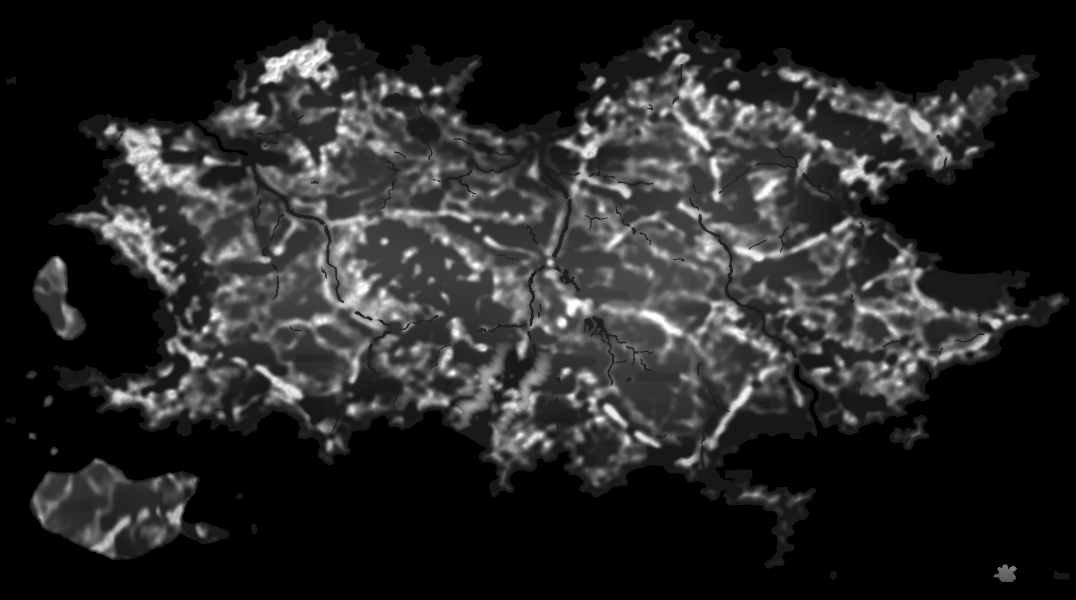
#> input picture flight/silvermoon_heightmap.png, 2152 x 1200 px (shown at 1/2 size)
$ python build_starpoints.py silvermoon_heightmap.png
#> lines starting #> are read from the running program, lines starting #| are printed output that depends on the picture; after the words box and inside, x2 and y2 are one past the last pixel; in counts of white or black regions, pixels touching at a corner belong together
#!/usr/bin/env python3
# -*- coding: utf-8 -*-
"""
build_starpoints.py — 從地形挑出 ~40 個「地形特殊」的隱藏點，輸出 starpoints.json

  py flight/build_starpoints.py            出點位 + 預覽圖
  py flight/build_starpoints.py --n 48     改點數

⚠ 座標單位是**地圖像素**，與 SETTLEMENTS／PLACES 同一套（世界座標 = ×MAP_SCALE）。

挑法：先算五張「特殊度」分數場，各自取最強的那些，再用貪婪法加最小間距挑滿，
最後強制把獨立小島補進去（小島是天然的隱藏點，分數場不一定選得到那麼多）。
分散度靠 MIN_SEP 保證，不靠分數 —— 只照分數挑會全部擠在同一條山脈上。
"""
import json, os, sys
import numpy as np
from PIL import Image, ImageDraw
from scipy import ndimage as ndi

HERE = os.path.dirname(os.path.abspath(__file__))
HEIGHT = os.path.join(HERE, 'silvermoon_heightmap.png')
TERRAIN = os.path.join(HERE, 'silvermoon_terrain.png')
SHEET = os.path.join(HERE, 'silvermoon_sheet.png')          # 預覽底圖（可有可無）
OUT = os.path.join(HERE, 'starpoints.json')
PREVIEW = os.path.join(HERE, 'starpoints_preview.png')

# ⚠ 這兩個必須與 index.html 一致：CLOUD_H=44、PEAK_SCALE=520
CLOUD_H, PEAK_SCALE = 44, 520
SEA = CLOUD_H / PEAK_SCALE * 255
MAP_SCALE = 20

N_WANT = 40
MIN_SEP = 118          # 點與點的最小間距（地圖像素）。平均間距約 178，
                       # 取 2/3 讓它能貼著地形走又不會擠成一團。
CLEAR_PLACE = 70       # 離既有地標／城至少這麼遠（它們已經有自己的標記）

# 既有地標（index.html 的 PLACES + SETTLEMENTS），要避開
KNOWN = [(1005,600),(934,606),(1366,936),(985,858),(1000,300),(2030,590),(559,562)]


def norm(a, lo=1, hi=99):
    """把分數壓到 0..1，用百分位裁掉離群值——不裁的話單一個極端值會把整張圖壓平。"""
    a = a.astype(np.float32)
    p1, p9 = np.percentile(a, lo), np.percentile(a, hi)
    if p9 <= p1: return np.zeros_like(a)
    return np.clip((a - p1) / (p9 - p1), 0, 1)


def main():
    n_want = N_WANT
    if '--n' in sys.argv: n_want = int(sys.argv[sys.argv.index('--n') + 1])

    H = np.asarray(Image.open(HEIGHT).convert('L'), np.float32)
    C = np.asarray(Image.open(TERRAIN).convert('RGB'), np.float32)
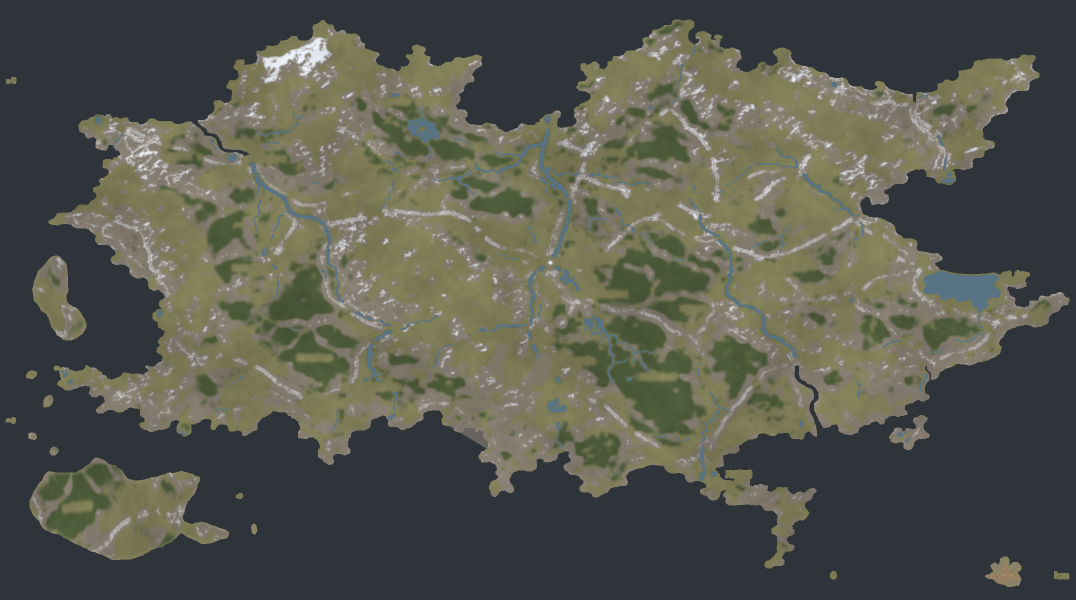
#> input picture flight/silvermoon_terrain.png, 2152 x 1200 px (shown at 1/2 size)
    mh, mw = H.shape
#> mh = 1200; mw = 2152
    land = H > SEA
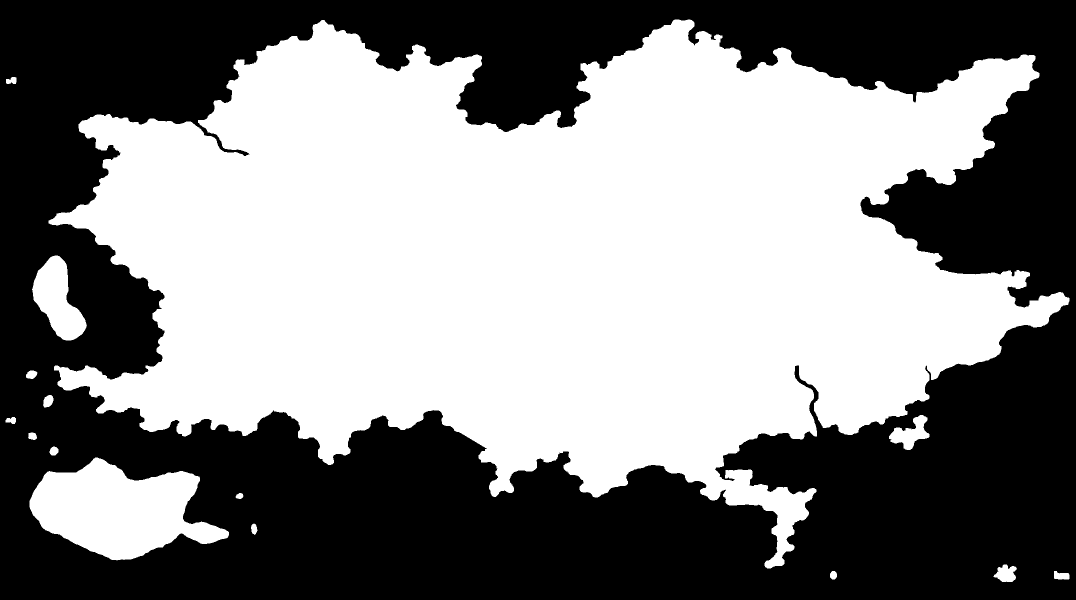
#> land: shape (1200, 2152) bool (shown at 1/2 size); 51.6% white; 1 black region, box (x1, y1, x2, y2) and area: (0, 0, 2152, 1200) 1249955
    print('地圖 %dx%d，陸地 %.1f%%' % (mw, mh, 100 * land.mean()))
#| 地圖 2152x1200，陸地 51.6%

    # ── 分數場 ────────────────────────────────────────────────────
    # ⚠ 全部只在陸地上算；海（雲海）是平的，任何梯度類的分數在岸邊都會爆掉。
    Hl = np.where(land, H, np.nan)

    # ① 起伏：15px 窗內的高差 —— 抓稜線、斷崖
    mx = ndi.maximum_filter(H, 15); mn = ndi.minimum_filter(H, 15)
    relief = norm(np.where(land, mx - mn, 0))
#> in norm, `p1, p9 = np.percentile(a, lo), np.percentile(a, hi)`: p1 = 0; p9 = 186

    # ② 孤峰：自身高度減掉半徑 40 的環最大值。正值＝這一帶最高的那一點。
    ring = ndi.maximum_filter(H, 81)
    prom = norm(np.where(land, H - ring + 1e-3, -1))
    peak = prom * norm(np.where(land, H, 0))

    # ③ 盆地／窪：反過來，被高地圍住的低點
    ring_min = ndi.minimum_filter(H, 81)
    basin = norm(np.where(land, ring_min - H + 1e-3, -1)) * relief
#> call 4 of norm, with lo = 1, hi = 99
#> in norm (call 4), `a = a.astype(np.float32)`:
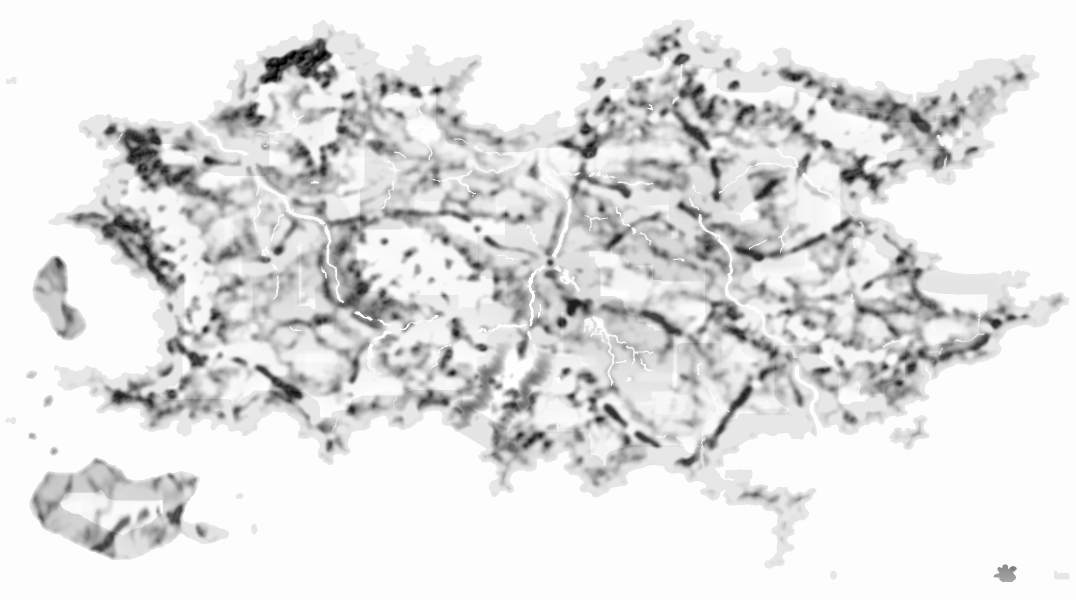
#> a: shape (1200, 2152) float32 (shown at 1/2 size); min -255, max 0.001, mean -28.59; drawn with min black and max white
#> in norm (call 4), `p1, p9 = np.percentile(a, lo), np.percentile(a, hi)`: p1 = -187; p9 = -1

    # ④ 岬角／半島：周圍陸地比例低＝伸進雲海的細長地形
    frac = ndi.uniform_filter(land.astype(np.float32), 41)
    cape = np.where(land, np.clip(1 - frac / 0.55, 0, 1), 0)

    # ⑤ 水域：河／湖（地表色偏藍）。河口與湖畔是好點位。
    R, G, B = C[:,:,0], C[:,:,1], C[:,:,2]
    water = (B > R + 14) & (B > 90) & land
#> water: shape (1200, 2152) bool; 1.4% white; 141 white regions (35 under 20 px), largest, box (x1, y1, x2, y2) and area: (1846, 542, 2002, 658) 7776, (949, 258, 1160, 398) 2900, (1397, 428, 1595, 716) 2405
    near_water = ndi.uniform_filter(water.astype(np.float32), 25)
    wet = np.clip(near_water * 6, 0, 1) * (0.4 + 0.6 * relief)

    # ⚠ 「高於雲海」不等於「內陸」。第一版的谷／水有一半挑在灰階 47~63，
    #   那是雲海上緣的平坦灘地 —— 分數算對了（周圍確實比較高、附近確實有水），
    #   但飛過去看到的是一片平地，不是特殊地形。谷與水都要壓在內陸；
    #   崖則要往**崖頂**挑，不然點會落在崖腳，鏡頭裡只剩一面牆。
    inland = np.clip((H - 70) / 60.0, 0, 1)          # 灰階 70 起算＝世界高度 143
    basin = basin * inland
    wet = wet * inland
    relief = relief * (0.45 + 0.55 * norm(np.where(land, H, 0)))

    kinds = [('峰', peak, 1.00), ('崖', relief, 0.72), ('谷', basin, 0.92),
             ('岬', cape, 0.80), ('水', wet, 0.85)]

    # ── 候選：每張分數場各取局部極大 ───────────────────────────────
    cands = []
    for name, S, w in kinds:
        S = np.where(land, S, 0)
        loc = ndi.maximum_filter(S, 45)
        pk = (S >= loc - 1e-6) & (S > 0.45)
        ys, xs = np.where(pk)
        for y, x in zip(ys, xs):
            cands.append((float(S[y, x] * w), int(x), int(y), name))
#> this loop made 5 passes
#> (name, w) on passes 1 to 5: ('峰', 1), ('崖', 0.72), ('谷', 0.92), ('岬', 0.8), ('水', 0.85)
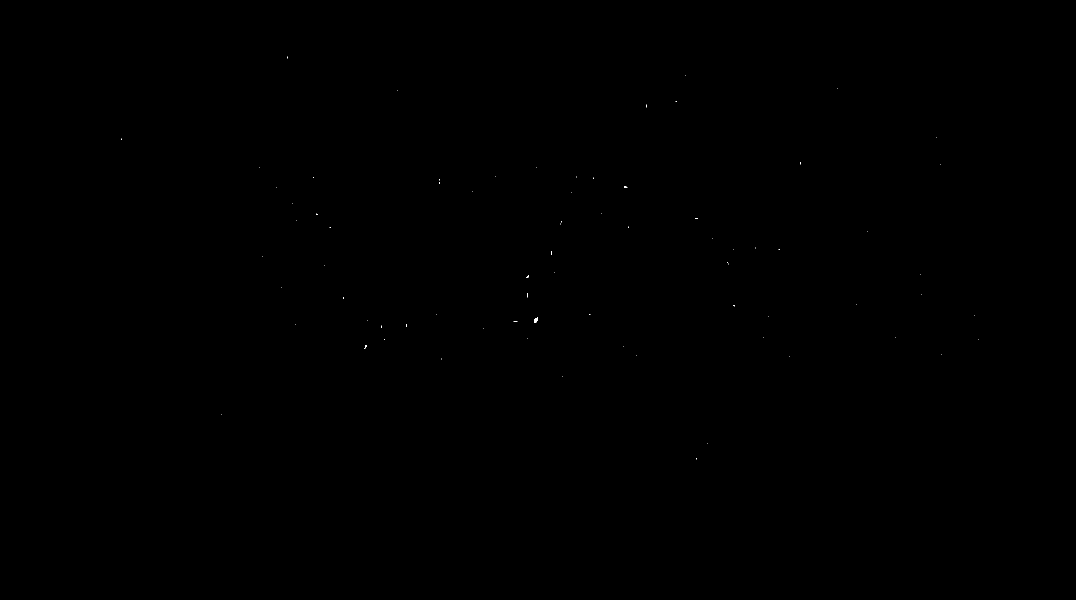
#> pk: shape (1200, 2152) bool (shown at 1/2 size); 0.01% white in thin lines or dots, all inside (x1, y1, x2, y2) = (243, 113, 1957, 919)
#> after the loop, cands = 6368 items, first 6: (0.991, 1328, 96, '峰'), (0.991, 1327, 97, '峰'), (0.991, 1328, 97, '峰'), (1, 648, 104, '峰'), (1, 649, 104, '峰'), (1, 589, 105, '峰')
    # ⚠ 不能把五類混在一起照分數排：各分數場的絕對值差很多，最密最高的那一張
    #   （起伏／崖）會把名額整碗端走 —— 實測第一版挑出 34 個全是「崖」。
    #   改成**每類各自排序、輪流取**，變化度就由挑法保證，不靠調權重。
    by_kind = {}
    for score, x, y, kind in cands:
        by_kind.setdefault(kind, []).append((score, x, y, kind))
#> this loop made 6368 passes
#> after the loop, by_kind = 5 items
    for k in by_kind: by_kind[k].sort(key=lambda t: -t[0])
#> this loop made 5 passes
#> k on passes 1 to 5: '峰', '崖', '谷', '岬', '水'
    print('候選 %d 個（%s）' % (len(cands),
          '、'.join('%s%d' % (k, len(v)) for k, v in by_kind.items())))
#| 候選 6368 個（峰2291、崖2349、谷101、岬1340、水287）

    # ── 先把獨立小島放進去（天然的隱藏點）──────────────────────────
    lab, nlab = ndi.label(land)
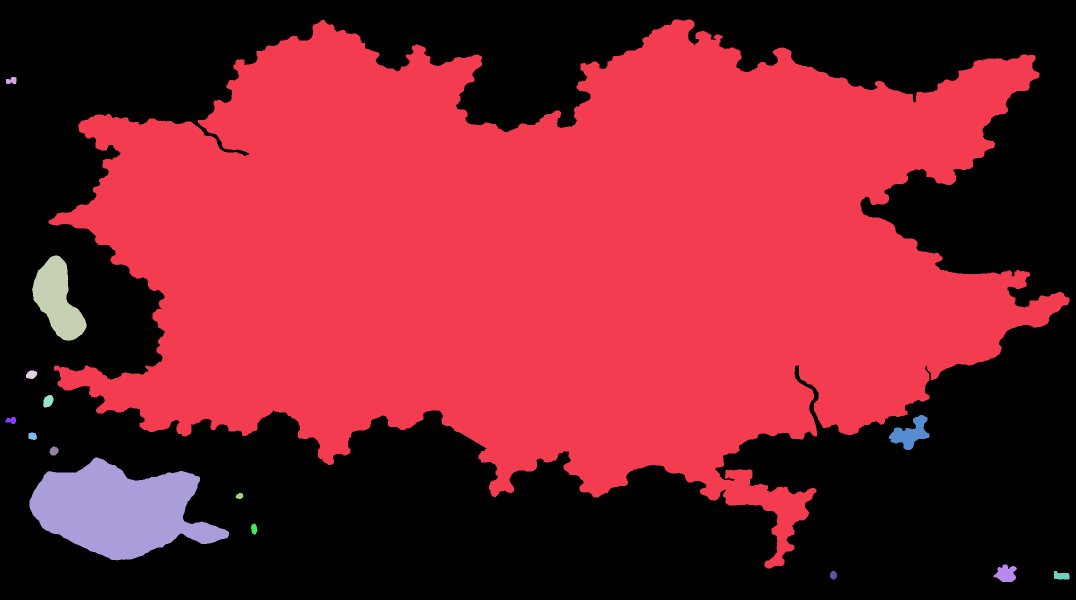
#> lab: shape (1200, 2152) int32 (shown at 1/2 size); 16 distinct labels, from 0 to 15; one colour per label, 0 black
#> nlab = 15
    sizes = ndi.sum(land, lab, range(1, nlab + 1))
#> sizes = [1267010, 230, 10201, 292, 389, 2697, 211, 210, 249, 48901, 139, 209, 1101, 194, 412]
    main_id = int(np.argmax(sizes)) + 1
#> main_id = 1
    picked = []
    for i in range(1, nlab + 1):
        if i == main_id or sizes[i-1] < 60: continue
        ys, xs = np.where(lab == i)
        # 島的最高點，不是形心 —— 形心可能落在水裡（環礁狀的島）
        k = int(np.argmax(H[ys, xs]))
        picked.append({'x': int(xs[k]), 'y': int(ys[k]), 'kind': '島'})
#> this loop made 15 passes
#> k on passes 2 to 13: 0, 206, 167, 213, 1391, 0, 86, 110, 46461, 44, 39, 146
#> after the loop, picked = 14 items
    print('獨立小島 %d 座（全部收錄）' % len(picked))
#| 獨立小島 14 座（全部收錄）

    def ok(x, y):
        for p in picked:
            if (p['x']-x)**2 + (p['y']-y)**2 < MIN_SEP**2: return False
        for kx, ky in KNOWN:
            if (kx-x)**2 + (ky-y)**2 < CLEAR_PLACE**2: return False
        return True

    order = [k for k, _, _ in kinds]
#> order = ['峰', '崖', '谷', '岬', '水']
    cursor = {k: 0 for k in order}
#> cursor = {'峰': 0, '崖': 0, '谷': 0, '岬': 0, '水': 0}
    turn = 0
    while len(picked) < n_want and any(cursor[k] < len(by_kind.get(k, [])) for k in order):
        k = order[turn % len(order)]; turn += 1
        lst = by_kind.get(k, [])
        while cursor[k] < len(lst):
            score, x, y, kind = lst[cursor[k]]; cursor[k] += 1
            if ok(x, y):
                picked.append({'x': x, 'y': y, 'kind': kind}); break
#> this loop made 26 passes
#> after the loop, cursor = {'峰': 599, '崖': 860, '谷': 30, '岬': 1283, '水': 40}; picked = 40 items; turn = 26

    # 還不夠就放寬間距再掃一輪（地形太集中時會發生）
    sep = MIN_SEP
    while len(picked) < n_want and sep > 55:
        sep = int(sep * 0.85)
        for k in order:
            for score, x, y, kind in by_kind.get(k, []):
                if len(picked) >= n_want: break
                near = any((p['x']-x)**2 + (p['y']-y)**2 < sep**2 for p in picked)
                far = all((kx-x)**2 + (ky-y)**2 >= CLEAR_PLACE**2 for kx, ky in KNOWN)
                if not near and far: picked.append({'x': x, 'y': y, 'kind': kind})
#> this loop made 0 passes
    print('挑出 %d 點（最終最小間距 %d）' % (len(picked), sep))
#| 挑出 40 點（最終最小間距 118）

    for i, p in enumerate(picked):
        p['id'] = 'sp%02d' % (i + 1)
        p['h'] = int(round(H[p['y'], p['x']] / 255 * PEAK_SCALE))
#> this loop made 40 passes

    from collections import Counter
    print('  類型分佈：' + '、'.join('%s×%d' % (k, v)
          for k, v in Counter(p['kind'] for p in picked).most_common()))
#|   類型分佈：島×14、峰×6、崖×5、谷×5、岬×5、水×5
    d = [min(((a['x']-b['x'])**2 + (a['y']-b['y'])**2)**.5
             for b in picked if b is not a) for a in picked]
#> d = 40 values, max 245 at index 22, min 53.76 at index 5, mean 138.2
    print('  最近鄰間距 min/中位 = %.0f / %.0f 地圖像素（=%.0f / %.0f 世界單位）'
          % (min(d), np.median(d), min(d)*MAP_SCALE, np.median(d)*MAP_SCALE))
#|   最近鄰間距 min/中位 = 54 / 136 地圖像素（=1075 / 2726 世界單位）

    json.dump({'mapScale': MAP_SCALE, 'points': picked},
              open(OUT, 'w', encoding='utf-8'), ensure_ascii=False, indent=1)
    print('寫出 %s' % OUT)

    # ── 預覽 ──────────────────────────────────────────────────────
    base = Image.open(SHEET).convert('RGB') if os.path.exists(SHEET) \
           else Image.open(TERRAIN).convert('RGB')
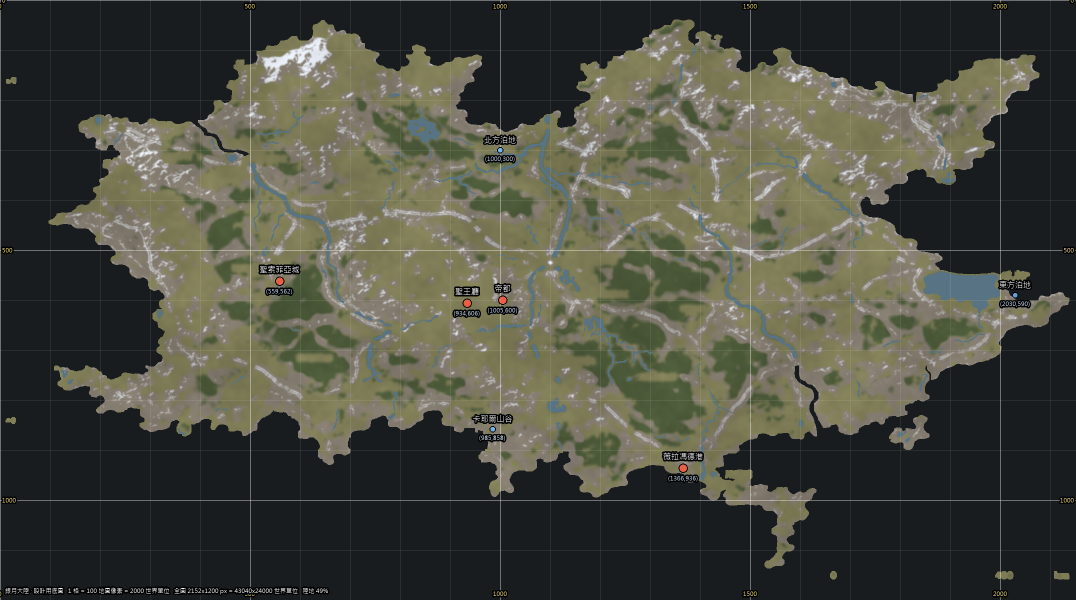
#> input picture flight/silvermoon_sheet.png, 2152 x 1200 px (shown at 1/2 size)
#> base is the input picture: PIL image 2152x1200 RGB; mean R, G, B 73.4, 74.5, 63.9
    if base.size != (mw, mh): base = base.resize((mw, mh))
    dr = ImageDraw.Draw(base)
    for p in picked:
        x, y, r = p['x'], p['y'], 13
        dr.ellipse([x-r, y-r, x+r, y+r], outline=(255, 230, 60), width=4)
        dr.line([x-r-7, y, x+r+7, y], fill=(255, 230, 60), width=2)
        dr.line([x, y-r-7, x, y+r+7], fill=(255, 230, 60), width=2)
        dr.text((x+r+5, y-r-16), '%s %s' % (p['id'], p['kind']), fill=(255, 245, 170))
#> this loop made 40 passes
#> (p, x, y) on passes 1 to 9: ({'x': 24, 'y': 154, 'kind': '島', 'id': 'sp01', 'h': 49}, 24, 154), ({'x': 115, 'y': 520, 'kind': '島', 'id': 'sp02', 'h': 424}, 115, 520), ({'x': 60, 'y': 750, 'kind': '島', 'id': 'sp03', 'h': 137}, 60, 750), ({'x': 94, 'y': 803, 'kind': '島', 'id': 'sp04', 'h': 196}, 94, 803), ({'x': 1828, 'y': 869, 'kind': '島', 'id': 'sp05', 'h': 200}, 1828, 869), ({'x': 24, 'y': 834, 'kind': '島', 'id': 'sp06', 'h': 49}, 24, 834), ({'x': 63, 'y': 871, 'kind': '島', 'id': 'sp07', 'h': 218}, 63, 871), ({'x': 108, 'y': 901, 'kind': '島', 'id': 'sp08', 'h': 222}, 108, 901), ({'x': 198, 'y': 1094, 'kind': '島', 'id': 'sp09', 'h': 402}, 198, 1094)
    for kx, ky in KNOWN:
        dr.ellipse([kx-9, ky-9, kx+9, ky+9], outline=(90, 200, 255), width=4)
    base.save(PREVIEW)
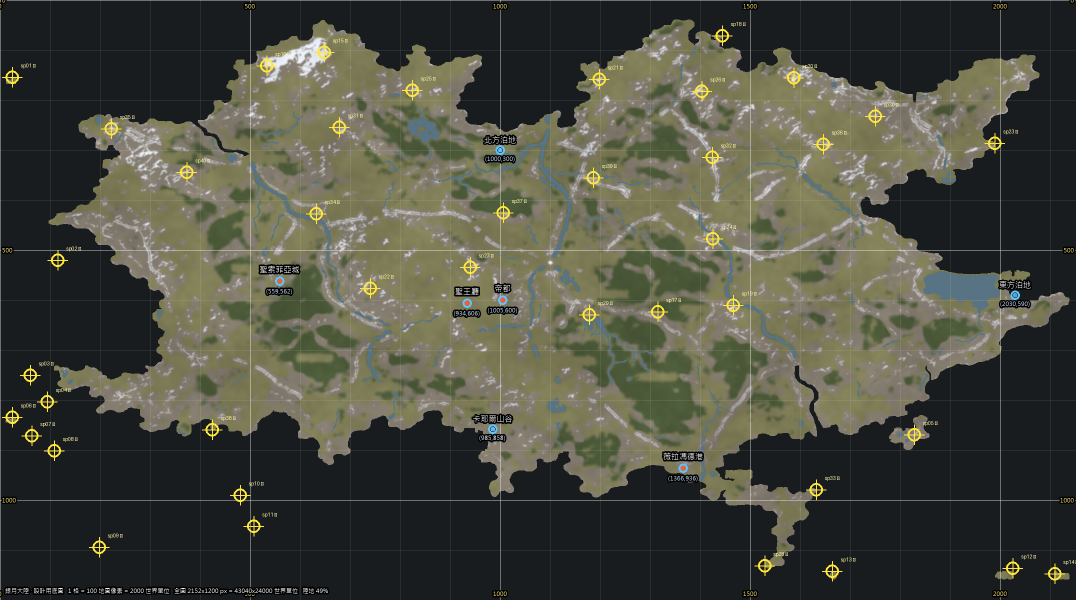
#> saved as starpoints_preview.png: PIL image 2152x1200 RGB (shown at 1/2 size); mean R, G, B 74.7, 75.6, 64
    print('預覽 %s' % PREVIEW)


main()
